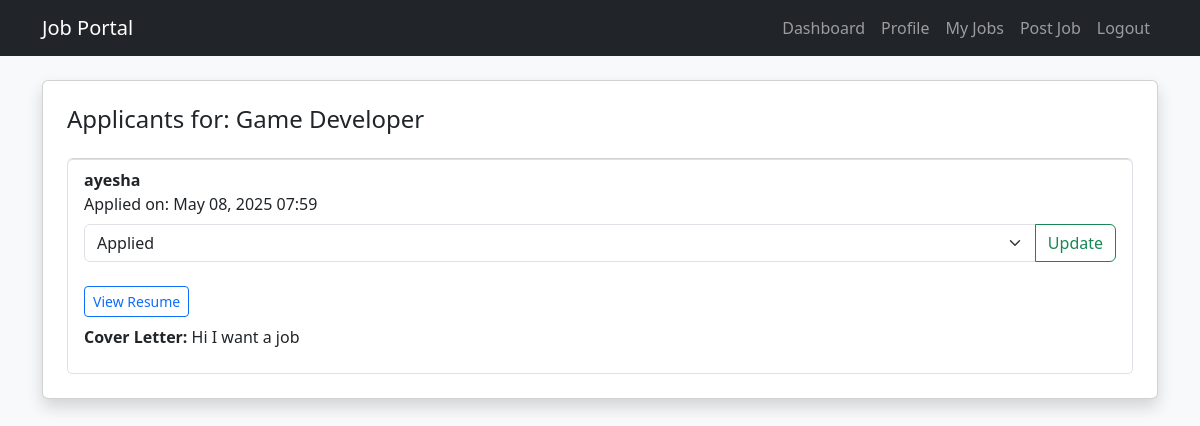
Page /employer/job/2/applicants/ (signed in) on the committed database.
### core/models.py (models this page shows)
class Job(models.Model):
    employer = models.ForeignKey(EmployerProfile, on_delete=models.CASCADE)
    title = models.CharField(max_length=150)
    description = models.TextField()
    skills_required = models.TextField()
    location = models.CharField(max_length=100)
    salary_min = models.IntegerField()
    salary_max = models.IntegerField()
    job_type = models.CharField(max_length=20, choices=[('full', 'Full-Time'), ('part', 'Part-Time'), ('remote', 'Remote'), ('intern', 'Internship')])
    created_at = models.DateTimeField(auto_now_add=True)
    expiry_date = models.DateField()
    is_active = models.BooleanField(default=True)

class Application(models.Model):
    job = models.ForeignKey(Job, on_delete=models.CASCADE)
    seeker = models.ForeignKey(JobSeekerProfile, on_delete=models.CASCADE)
    resume = models.FileField(upload_to='applications/')
    cover_letter = models.TextField(blank=True)
    status = models.CharField(max_length=20, choices=[('applied', 'Applied'), ('interview', 'Interview Scheduled'), ('rejected', 'Rejected'), ('hired', 'Hired')], default='applied')
    applied_at = models.DateTimeField(auto_now_add=True)

class JobSeekerProfile(models.Model):
    user = models.OneToOneField(User, on_delete=models.CASCADE)
    phone = models.CharField(max_length=20)
    location = models.CharField(max_length=100)
    resume = models.FileField(upload_to='resumes/')
    bio = models.TextField(blank=True)
    skills = models.ManyToManyField(Skill, blank=True)

class User(AbstractUser):
    ROLE_CHOICES = (
        ('seeker', 'Job Seeker'),
        ('employer', 'Employer'),
        ('admin', 'Admin'),
    )
    role = models.CharField(max_length=10, choices=ROLE_CHOICES)
    is_email_verified = models.BooleanField(default=False)

### core/views.py (the view)
# urls.py: path('employer/job/<int:job_id>/applicants/', view_applicants, name='view-applicants'),
@login_required
def view_applicants(request, job_id):
    if request.user.role != 'employer':
        messages.error(request, "Access denied.")
        return redirect('dashboard')
    job = get_object_or_404(Job, id=job_id, employer=request.user.employerprofile)
    applications = Application.objects.filter(job=job).select_related('seeker__user')
    return render(request, 'core/view_applicants.html', {
        'job': job,
        'applications': applications
    })

### core/templates/core/view_applicants.html (shortened to what this page needs)
{% extends 'base.html' %}
{% block content %}
<div class="card shadow p-4">
  <h4>Applicants for: {{ job.title }}</h4>
  <ul class="list-group mt-3">
    {% for app in applications %}
      <li class="list-group-item">
        <strong>{{ app.seeker.user.username }}</strong><br>
        Applied on: {{ app.applied_at|date:"M d, Y H:i" }}<br>
        <form method="POST" action="{% url 'update-applicant-status' app.id %}">
            <div class="input-group mt-2">
              <select name="status" class="form-select">
                <option value="applied" {% if app.status == 'applied' %}selected{% endif %}>Applied</option>
              </select>
              <button class="btn btn-outline-success" type="submit">Update</button>
            </div>
          </form>
          <br>
        <a href="{{ app.resume.url }}" target="_blank" class="btn btn-sm btn-outline-primary">View Resume</a>
        {% if app.cover_letter %}
          <p class="mt-2"><strong>Cover Letter:</strong> {{ app.cover_letter|truncatewords:40 }}</p>
        {% endif %}
      </li>
    {% empty %}
      <li class="list-group-item">No applications yet for this job.</li>
    {% endfor %}
  </ul>
</div>
{% endblock %}

### rows in the picture
Job: title "Game Developer"
Application: seeker.user.username "ayesha", applied_at "May 08, 2025 07:59", status "Applied", cover_letter "Hi I want a job"
